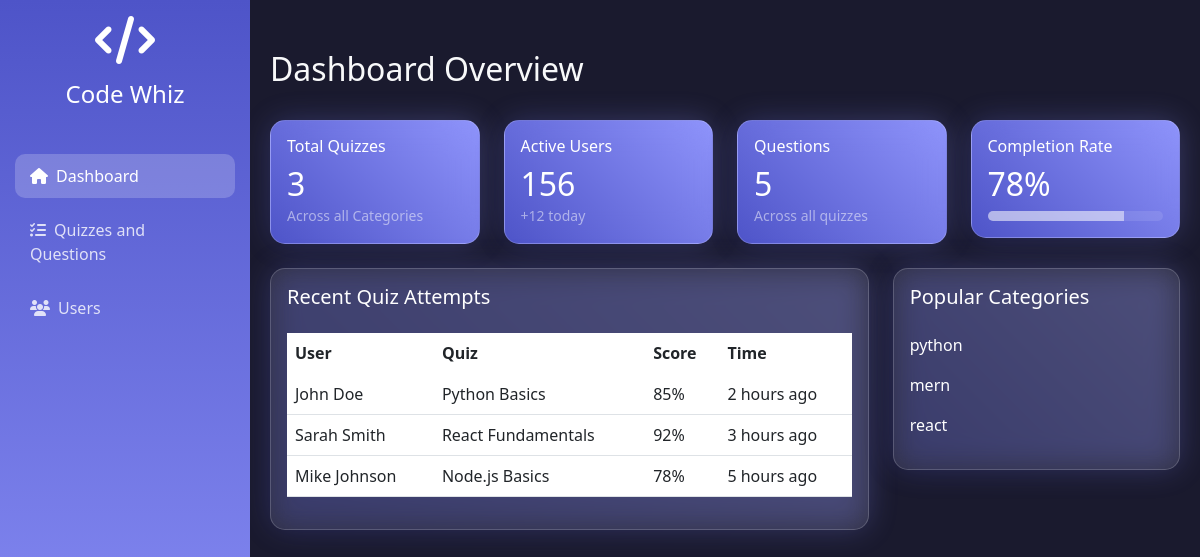
/a_home, run on the app's committed database.
### cw_app/models.py (models this page shows, shortened)
class Category(models.Model):
    name = models.CharField(max_length=100)
    description = models.TextField()

### cw_app/views.py (the view)
# urls.py: path('a_home',views.a_home),
def a_home(req):
    total_quizzes = Quiz.objects.count()
    total_questions=Question.objects.count()
    cate=Category.objects.all()
    return render( req,'admin/a_home.html', {'c':cate,'quizes':total_quizzes,'qns':total_questions})

### templates/admin/a_home.html (shortened to what this page needs)
<!DOCTYPE html>
<html lang="en">
<head>
    <link href="https://cdnjs.cloudflare.com/ajax/libs/bootstrap/5.3.0/css/bootstrap.min.css" rel="stylesheet">
    <link href="https://cdnjs.cloudflare.com/ajax/libs/font-awesome/6.4.0/css/all.min.css" rel="stylesheet">
    <link href="https://cdnjs.cloudflare.com/ajax/libs/animate.css/4.1.1/animate.min.css" rel="stylesheet">
</head>
<body>
<button class="sidebar-toggle">
    <i class="fas fa-bars"></i>
</button>
<div class="sidebar">
    <div class="p-3 text-center">
        <i class="fas fa-code fa-3x text-white mb-3 animate__animated animate__bounceIn"></i>
        <h4 class="text-white mb-4">Code Whiz</h4>
    </div>
    <nav class="nav flex-column">
        <a class="nav-link active" href="../"><i class="fas fa-home me-2"></i>Dashboard</a>
        <a class="nav-link" href="quize"><i class="fas fa-tasks me-2"></i>Quizzes and Questions</a>
        <a class="nav-link" href="#"><i class="fas fa-users me-2"></i>Users</a>
    </nav>
</div>
    <div class="content text-light">
        <div class="d-flex justify-content-between align-items-center mb-4">
            <h2 class="animate__animated animate__fadeIn">Dashboard Overview</h2>
        </div>
        <div class="row g-4 mb-4">
            <div class="col-md-3">
                <div class="card stats-card glow animate__animated animate__fadeInUp">
                    <div class="card-body">
                        <h6 class="card-title">Total Quizzes</h6>
                        <h2 class="mb-0">{{quizes}}</h2>
                        <small class="text-white-50">Across all Categories</small>
                    </div>
                </div>
            </div>
            <div class="col-md-3">
                <div class="card stats-card glow animate__animated animate__fadeInUp" style="animation-delay: 0.1s">
                    <div class="card-body">
                        <h6 class="card-title">Active Users</h6>
                        <h2 class="mb-0">156</h2>
                        <small class="text-white-50">+12 today</small>
                    </div>
                </div>
            </div>
            <div class="col-md-3">
                <div class="card stats-card glow animate__animated animate__fadeInUp" style="animation-delay: 0.2s">
                    <div class="card-body">
                        <h6 class="card-title">Questions</h6>
                        <h2 class="mb-0">{{qns}}</h2>
                        <small class="text-white-50">Across all quizzes</small>
                    </div>
                </div>
            </div>
            <div class="col-md-3">
                <div class="card stats-card glow animate__animated animate__fadeInUp" style="animation-delay: 0.3s">
                    <div class="card-body">
                        <h6 class="card-title">Completion Rate</h6>
                        <h2 class="mb-0">78%</h2>
                        <div class="progress mt-2">
                            <div class="progress-bar" style="width: 78%; background: rgba(255,255,255,0.5)"></div>
                        </div>
                    </div>
                </div>
            </div>
        </div>
        <div class="row g-4">
            <div class="col-md-8">
                <div class="card glow animate__animated animate__fadeInUp" style="animation-delay: 0.4s">
                    <div class="card-body">
                        <h5 class="card-title text-white mb-4">Recent Quiz Attempts</h5>
                        <div class="table-responsive">
                            <table class="table">
                                <thead>
                                    <tr>
                                        <th>User</th>
                                        <th>Quiz</th>
                                        <th>Score</th>
                                        <th>Time</th>
                                    </tr>
                                </thead>
                                <tbody>
                                    <tr>
                                        <td>John Doe</td>
                                        <td>Python Basics</td>
                                        <td>85%</td>
                                        <td>2 hours ago</td>
                                    </tr>
                                    <tr>
                                        <td>Sarah Smith</td>
                                        <td>React Fundamentals</td>
                                        <td>92%</td>
                                        <td>3 hours ago</td>
                                    </tr>
                                    <tr>
                                        <td>Mike Johnson</td>
                                        <td>Node.js Basics</td>
                                        <td>78%</td>
                                        <td>5 hours ago</td>
                                    </tr>
                                </tbody>
                            </table>
                        </div>
                    </div>
                </div>
            </div>
            <div class="col-md-4">
                <div class="card glow animate__animated animate__fadeInUp" style="animation-delay: 0.5s">
                    <div class="card-body">
                        <h5 class="card-title text-white mb-4">Popular Categories</h5>
                        {% for c in c %}
                        <div class="d-flex justify-content-between mb-3 text-white">
                                <span>{{c.name}}</span>
                        </div>
                        {% endfor %}
                    </div>
                </div>
            </div>
        </div>
    </div>
</body>
</html>

### templates/admin/a_home.html (style rules this page uses)
:root { --primary-color: #4e54c8; --secondary-color: #8f94fb; --dark-color: #1a1a2e; --light-color: #f0f3ff; }
body { background: var(--dark-color); min-height: 100vh; font-family: 'Segoe UI', Tahoma, Geneva, Verdana, sans-serif; }
.sidebar { background: linear-gradient(180deg, var(--primary-color), var(--secondary-color)); min-height: 100vh; position: fixed; left: 0; top: 0; width: 250px; z-index: 1000; transition: all 0.3s ease; }
.content { margin-left: 250px; padding: 20px; transition: all 0.3s ease; }
.card { background: rgba(255, 255, 255, 0.1); backdrop-filter: blur(10px); border: 1px solid rgba(255, 255, 255, 0.2); border-radius: 15px; transition: transform 0.3s ease; }
.nav-link { color: white; opacity: 0.8; transition: all 0.3s ease; border-radius: 10px; margin: 5px 15px; padding: 10px 15px; }
.nav-link.active { background: rgba(255, 255, 255, 0.2); opacity: 1; }
.stats-card { background: linear-gradient(45deg, var(--primary-color), var(--secondary-color)); color: white; }
.progress { height: 10px; border-radius: 5px; background: rgba(255, 255, 255, 0.1); }
.table { color: var(--light-color); }
.table th { border-color: rgba(255, 255, 255, 0.1); }
.glow { position: relative; }
.glow::after { content: ''; position: absolute; top: 0; left: 0; right: 0; bottom: 0; border-radius: 15px; background: linear-gradient(45deg, var(--primary-color), var(--secondary-color)); z-index: -1; filter: blur(15px); opacity: 0.3; }

### data on the page
Category: name "python"
Category: name "mern"
Category: name "react"

### other printed values
{{ quizes }} "3"
{{ qns }} "5"
